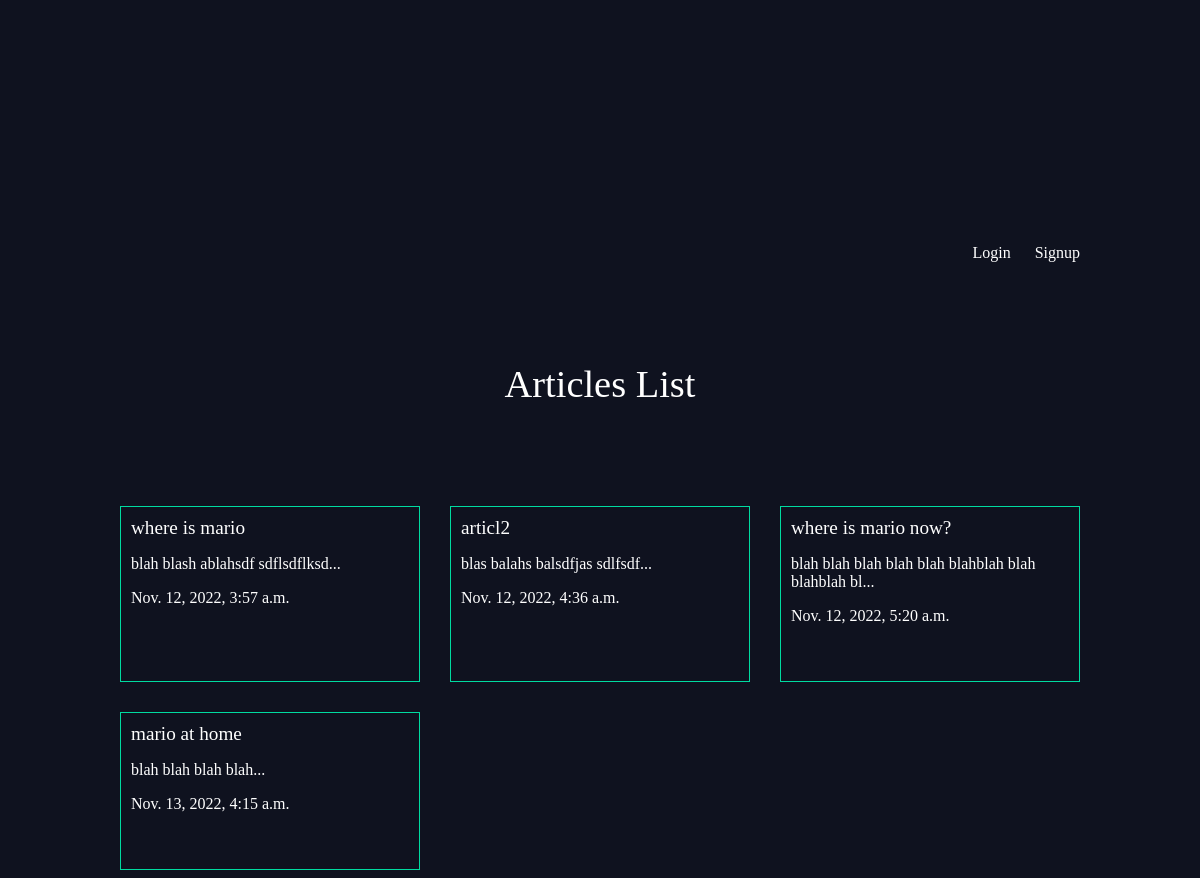
The app's page /articles/ with its own data.
### articles/models.py (models this page shows, shortened)
class Article(models.Model):
    title = models.CharField(max_length=100)
    slug = models.SlugField()
    body = models.TextField()
    date = models.DateTimeField(auto_now_add=True)
    thumb = models.ImageField(default='default.png', blank=True)
    author = models.ForeignKey(User, default=None, on_delete=models.CASCADE)
    def snippet (self):
        return self.body[:50] + "..."

### articles/views.py (the view)
# urls.py: path('', views.article_list, name='list'),
def article_list(request):
    articles = Article.objects.all().order_by('date')
    return render(request, 'articles/article_list.html', {'articles': articles})

### articles/templates/articles/article_list.html (shortened to what this page needs)
{% extends 'base_layout.html' %}
{% block content %}
    <h1>Articles List</h1>
    <div class="articles">
        {% for article in articles %}
        <div class="article">
            <h2><a href="{% url 'articles:detail' slug=article.slug %}">{{article.title}}</a></h2>
            <p>{{ article.snippet }}</p>
            <p>{{ article.date }}</p>
        </div>
        {% endfor %}
    </div>
{% endblock %}

### templates/base_layout.html (shortened to what this page needs)
{% load static %}
<!DOCTYPE html>
<html lang="en">
<head>
    <link rel="stylesheet" href="{% static 'styles.css' %}">
</head>
<body>
   <div class="wrapper">
    <h1><a href="{% url 'home' %}"><img src="{% static 'logo.png' %}" alt=""> </a></h1>
    <nav>
        <ul>
            {% if user.is_authenticated %}
            <li>
                <form action="{% url 'accounts:logout' %}" method="post" class="logout-link">
                {% csrf_token %}
                <button type="submit">Logout</button>
                </form>
            </li>
            <li><a href="{% url 'articles:create' %}" class="highlight">New Article</a></li>
            {% else %}
            <li><a href="{% url 'accounts:login' %}">Login</a></li>
            <li><a href="{% url 'accounts:signup'%}">Signup</a></li>
            {% endif %}
        </ul>
    </nav>
        {% block content %}
        {% endblock %}
   </div>
</body>
</html>

### static/styles.css (style rules this page uses)
body { background-color: #0f121f; background-image: url(stars.png); background-repeat: no-repeat; color: #fff; }
body * { font-family: Ubuntu; }
h1, h2, h3, h4, h5 { font-weight: normal; margin: 0; }
a, a:hover, a:visited { color: #fff; text-decoration: none; }
.wrapper { max-width: 960px; margin: 0 auto; }
div.wrapper > h1 { text-align: center; margin: 100px auto; font-size: 2.4em }
nav { justify-self: end; }
nav li { display: inline-block; list-style-type: none; margin-left: 20px; }
.articles { display: grid; grid-template-columns: 1fr 1fr 1fr; grid-gap: 30px; }
.article { padding: 10px; border: 1px solid #00dba0; position: relative; padding-bottom: 40px; }
.article h2 { font-size: 1.2em; }

### records on screen
Article: title "where is mario", snippet "blah blash ablahsdf sdflsdflksd...", date "Nov. 12, 2022, 3:57 a.m."
Article: title "articl2", snippet "blas balahs balsdfjas sdlfsdf...", date "Nov. 12, 2022, 4:36 a.m."
Article: title "where is mario now?", snippet "blah blah blah blah blah blahblah blah blahblah bl...", date "Nov. 12, 2022, 5:20 a.m."
Article: title "mario at home", snippet "blah blah blah blah...", date "Nov. 13, 2022, 4:15 a.m."
